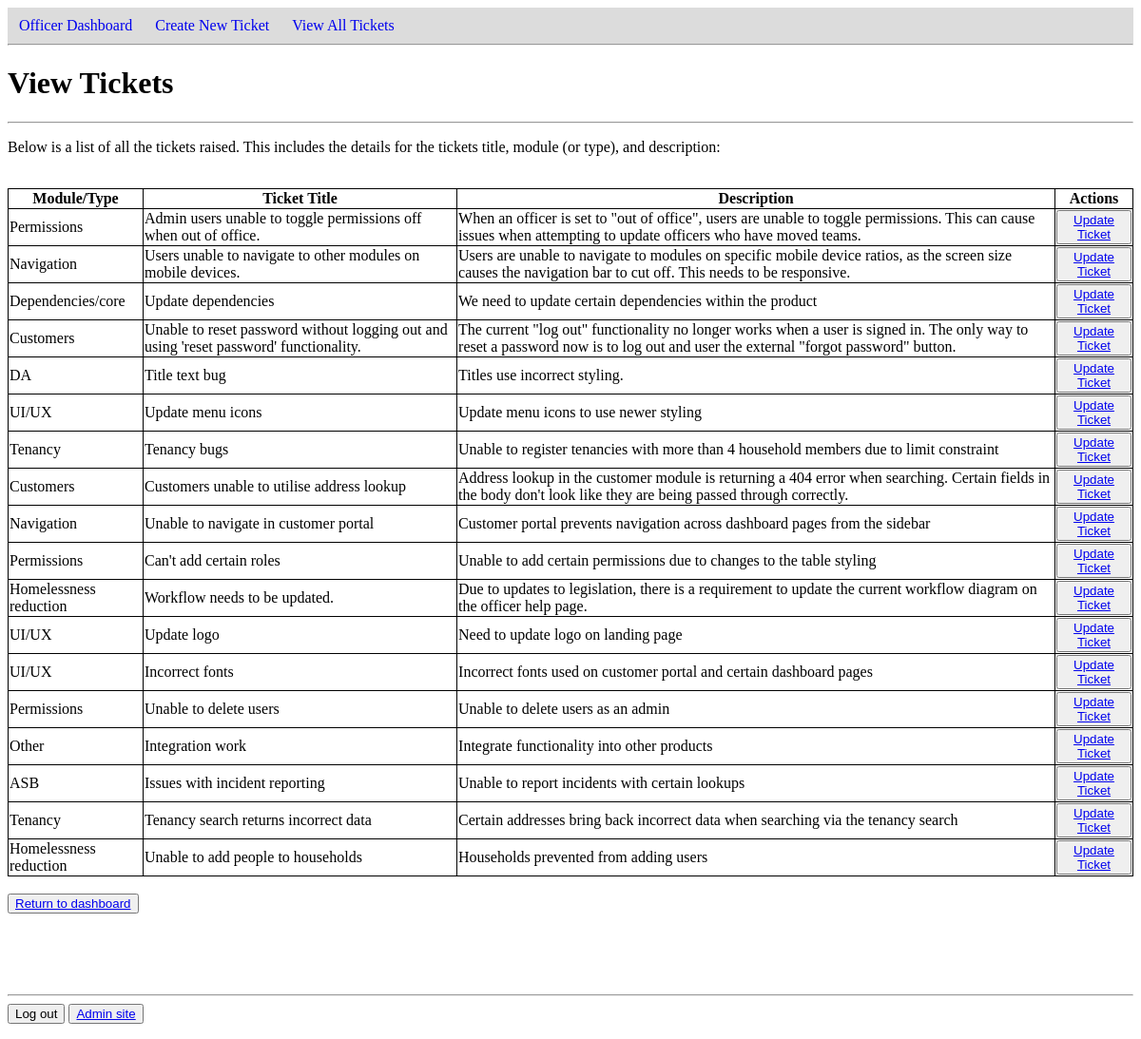
The app's page /view/ (signed in) with its own data.
### officerpages/models.py (models this page shows, shortened)
class Tickets(models.Model):
    Title = models.CharField(max_length=100)
    Description = models.CharField(max_length=500)
    TicketTypeId = models.ForeignKey(TicketType, on_delete=models.CASCADE)

class TicketType(models.Model):
    Name = models.CharField(max_length=100)
    Description = models.CharField(max_length=500)
    def __str__(self):
        return self.Name

### officerpages/views.py (the view)
# urls.py: path("view/", views.view, name="view"),
def view(request):
    Tickets_data = Tickets.objects.all()
    return render(request, 'officerpages/view.html', {'Tickets_data':Tickets_data})

### officerpages/templates/officerpages/view.html (shortened to what this page needs)
{% extends "officerpages/base.html" %}
{% block content %}
<head>
    <h1>View Tickets</h1>
    <hr>
</head>
<body>
    <p>Below is a list of all the tickets raised. This includes the details for the tickets title, module (or type), and description:</p>
    <br>
        <table>
            <tr>
                <th>Module/Type</th>
                <th>Ticket Title</th>
                <th>Description</th>
                <th>Actions</th>
            </tr>
            {% for Tickets_data in Tickets_data %}
            <tr>
                <td>{{Tickets_data.TicketTypeId}}</td>
                <td>{{Tickets_data.Title}}</td>
                <td>{{Tickets_data.Description}}</td>
                <td> <button><a href="/update/{{Tickets_data.id}}">Update Ticket</a></button> </td>
            </tr>
            {% endfor %}
        </table>
    <br>
    <button><a href="/dashboard">Return to dashboard</a></button>
</body>
{% endblock %}

### officerpages/templates/officerpages/base.html (shortened to what this page needs)
{% if user.is_authenticated %}
<nav_bar>
    <nav_button><a href="/dashboard">Officer Dashboard</a></nav_button>
    <nav_button><a href="/create">Create New Ticket</a></nav_button>
    <nav_button><a href="/view">View All Tickets</a></nav_button>
</nav_bar>
<hr/>
    {% block content %}
    {% endblock %}
<footer>
    <br>
    <hr/>
    <form action="{% url 'logout' %}" method="POST">
        <button>Log out</button>
        <button><a href="/admin">Admin site</a></button>
    </form>
</footer>
{% else %}
    <h1>Authentication error/Unauthorized access</h1>
    <p>Current user is not authenticated.</p> <br>
    <button><a href="/">Click here to return to site landing page.</a></button>
{% endif %}

### officerpages/templates/officerpages/base.html (style rules this page uses)
nav_bar { float: left; display: block; width: 100%; padding: 0%; background-color: #DCDCDC; }
footer { margin-top: 5%; }
nav_button a { float: left; display: block; text-align: center; padding: 10px 12px; text-decoration: none; }

### officerpages/templates/officerpages/view.html (style rules this page uses)
table, th, td { border: 1px solid black; border-collapse: collapse; }

### records on screen
Tickets: TicketTypeId "Permissions", Title "Admin users unable to toggle permissions off when out of office.", Description "When an officer is set to \"out of office\", users are unable to toggle permissions. This can cause issues when attempting to update officers who have moved teams."
Tickets: TicketTypeId "Navigation", Title "Users unable to navigate to other modules on mobile devices.", Description "Users are unable to navigate to modules on specific mobile device ratios, as the screen size causes the navigation bar to cut off. This needs to be responsive."
Tickets: TicketTypeId "Dependencies/core", Title "Update dependencies", Description "We need to update certain dependencies within the product"
Tickets: TicketTypeId "Customers", Title "Unable to reset password without logging out and using 'reset password' functionality.", Description "The current \"log out\" functionality no longer works when a user is signed in. The only way to reset a password now is to log out and user the external \"forgot password\" button."
Tickets: TicketTypeId "DA", Title "Title text bug", Description "Titles use incorrect styling."
Tickets: TicketTypeId "UI/UX", Title "Update menu icons", Description "Update menu icons to use newer styling"
Tickets: TicketTypeId "Tenancy", Title "Tenancy bugs", Description "Unable to register tenancies with more than 4 household members due to limit constraint"
Tickets: TicketTypeId "Customers", Title "Customers unable to utilise address lookup", Description "Address lookup in the customer module is returning a 404 error when searching. Certain fields in the body don't look like they are being passed through correctly."
Tickets: TicketTypeId "Navigation", Title "Unable to navigate in customer portal", Description "Customer portal prevents navigation across dashboard pages from the sidebar"
Tickets: TicketTypeId "Permissions", Title "Can't add certain roles", Description "Unable to add certain permissions due to changes to the table styling"
Tickets: TicketTypeId "Homelessness reduction", Title "Workflow needs to be updated.", Description "Due to updates to legislation, there is a requirement to update the current workflow diagram on the officer help page."
Tickets: TicketTypeId "UI/UX", Title "Update logo", Description "Need to update logo on landing page"
Tickets: TicketTypeId "UI/UX", Title "Incorrect fonts", Description "Incorrect fonts used on customer portal and certain dashboard pages"
Tickets: TicketTypeId "Permissions", Title "Unable to delete users", Description "Unable to delete users as an admin"
Tickets: TicketTypeId "Other", Title "Integration work", Description "Integrate functionality into other products"
Tickets: TicketTypeId "ASB", Title "Issues with incident reporting", Description "Unable to report incidents with certain lookups"
Tickets: TicketTypeId "Tenancy", Title "Tenancy search returns incorrect data", Description "Certain addresses bring back incorrect data when searching via the tenancy search"
Tickets: TicketTypeId "Homelessness reduction", Title "Unable to add people to households", Description "Households prevented from adding users"
